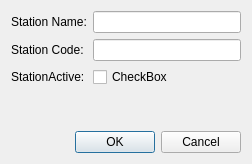
<?xml version="1.0" encoding="UTF-8"?>
<ui version="4.0">
 <class>DialogAddStation</class>
 <widget class="QDialog" name="DialogAddStation">
  <property name="geometry">
   <rect>
    <x>0</x>
    <y>0</y>
    <width>252</width>
    <height>164</height>
   </rect>
  </property>
  <property name="windowTitle">
   <string>Dialog</string>
  </property>
  <layout class="QVBoxLayout" name="verticalLayout">
   <item>
    <layout class="QFormLayout" name="formLayout">
     <item row="0" column="0">
      <widget class="QLabel" name="label">
       <property name="text">
        <string>Station Name:</string>
       </property>
      </widget>
     </item>
     <item row="0" column="1">
      <widget class="QLineEdit" name="lineEditStationName"/>
     </item>
     <item row="1" column="0">
      <widget class="QLabel" name="label_2">
       <property name="text">
        <string>Station Code:</string>
       </property>
      </widget>
     </item>
     <item row="1" column="1">
      <widget class="QLineEdit" name="lineEditStationCode"/>
     </item>
     <item row="2" column="0">
      <widget class="QLabel" name="label_3">
       <property name="text">
        <string>StationActive:</string>
       </property>
      </widget>
     </item>
     <item row="2" column="1">
      <widget class="QCheckBox" name="checkBoxActive">
       <property name="text">
        <string>CheckBox</string>
       </property>
      </widget>
     </item>
    </layout>
   </item>
   <item>
    <widget class="QDialogButtonBox" name="buttonBox">
     <property name="orientation">
      <enum>Qt::Horizontal</enum>
     </property>
     <property name="standardButtons">
      <set>QDialogButtonBox::Cancel|QDialogButtonBox::Ok</set>
     </property>
    </widget>
   </item>
  </layout>
 </widget>
 <resources/>
 <connections>
  <connection>
   <sender>buttonBox</sender>
   <signal>accepted()</signal>
   <receiver>DialogAddStation</receiver>
   <slot>accept()</slot>
   <hints>
    <hint type="sourcelabel">
     <x>248</x>
     <y>254</y>
    </hint>
    <hint type="destinationlabel">
     <x>157</x>
     <y>274</y>
    </hint>
   </hints>
  </connection>
  <connection>
   <sender>buttonBox</sender>
   <signal>rejected()</signal>
   <receiver>DialogAddStation</receiver>
   <slot>reject()</slot>
   <hints>
    <hint type="sourcelabel">
     <x>316</x>
     <y>260</y>
    </hint>
    <hint type="destinationlabel">
     <x>286</x>
     <y>274</y>
    </hint>
   </hints>
  </connection>
 </connections>
</ui>
